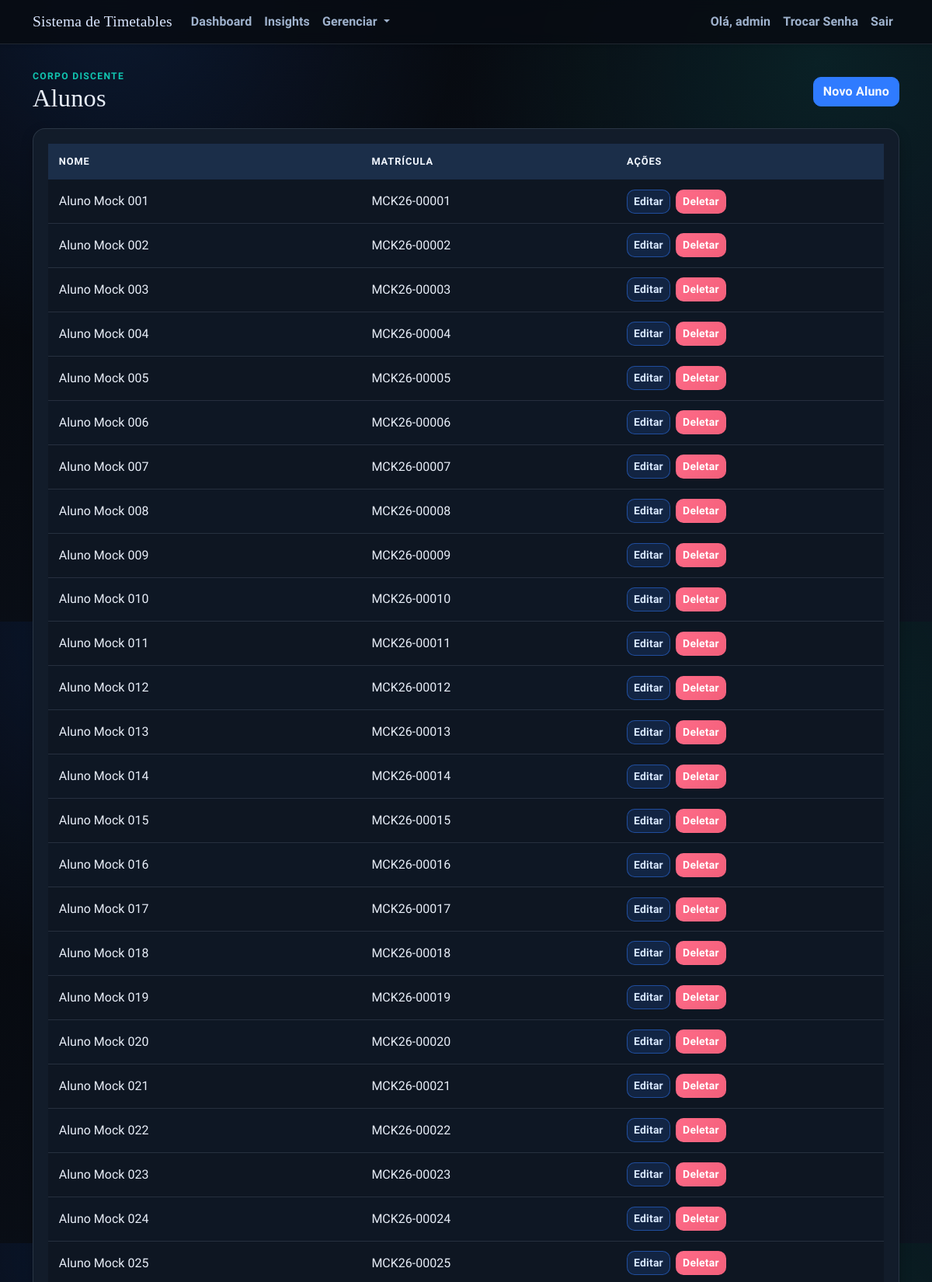
Page /alunos (signed in, upper part) on the committed database.
### app/models.py (models this page shows, shortened)
class User(UserMixin, db.Model):
    id = db.Column(db.Integer, primary_key=True)
    username = db.Column(db.String(64), unique=True, nullable=False)
    email = db.Column(db.String(120), unique=True, nullable=False)
    password_hash = db.Column(db.String(128))
    role = db.Column(db.String(20), default='professor')  # 'admin' or 'professor'
    def is_admin(self):
        return self.role == 'admin'

class Aluno(db.Model):
    id = db.Column(db.Integer, primary_key=True)
    nome = db.Column(db.String(120), nullable=False)
    matricula = db.Column(db.String(30), unique=True, nullable=False)
    created_at = db.Column(db.DateTime(timezone=True), nullable=False, default=utc_now)

### app/routes/admin.py (the view)
@bp.route("/alunos")
@login_required
@admin_required
def alunos():
    alunos = Aluno.query.order_by(Aluno.nome.asc()).all()
    delete_form = DeleteForm()
    return render_template("alunos.html", alunos=alunos, delete_form=delete_form)

### app/models.py (called while the page is built)
@login_manager.user_loader
def load_user(user_id):
    return db.session.get(User, int(user_id))

### app/routes/helpers.py (called while the page is built)
def admin_required_redirect():
    if getattr(current_user, "is_authenticated", False) and current_user.is_admin():
        return None
    flash("Acesso restrito ao administrador.", "danger")
    return redirect(url_for("main.index"))

def admin_required(view_func):
    @wraps(view_func)
    def wrapper(*args, **kwargs):
        guard = admin_required_redirect()
        if guard:
            return guard
        return view_func(*args, **kwargs)
    return wrapper

### templates/alunos.html (shortened to what this page needs)
{% extends "base.html" %}
{% block content %}
<section class="stagger-in">
  <div class="page-head">
    <div>
      <p class="eyebrow">Corpo Discente</p>
      <h1>Alunos</h1>
    </div>
    <a href="{{ url_for('main.new_aluno') }}" class="btn btn-primary">Novo Aluno</a>
  </div>
  <div class="surface table-shell">
    <div class="table-responsive">
      <table class="table">
        <thead>
          <tr>
            <th>Nome</th>
            <th>Matrícula</th>
            <th>Ações</th>
          </tr>
        </thead>
        <tbody>
          {% for aluno in alunos %}
          <tr>
            <td>{{ aluno.nome }}</td>
            <td>{{ aluno.matricula }}</td>
            <td class="actions-cell">
              <a href="{{ url_for('main.edit_aluno', id=aluno.id) }}" class="btn btn-sm btn-edit">Editar</a>
              <form
                method="POST"
                action="{{ url_for('main.delete_aluno', id=aluno.id) }}"
                class="d-inline"
                onsubmit="return confirm('Tem certeza que deseja deletar este aluno?');"
              >
                <button type="submit" class="btn btn-sm btn-danger">Deletar</button>
              </form>
            </td>
          </tr>
          {% endfor %}
        </tbody>
      </table>
    </div>
  </div>
</section>
{% endblock %}

### templates/base.html (shortened to what this page needs)
<!doctype html>
<html lang="pt-br">
  <head>
    <link
      href="https://cdn.jsdelivr.net/npm/bootstrap@5.1.3/dist/css/bootstrap.min.css"
      rel="stylesheet"
    />
    <link rel="stylesheet" href="{{ url_for('static', filename='css/styles.css') }}" />
  </head>
  <body>
    <nav class="navbar navbar-expand-lg app-nav shadow-sm">
      <div class="container">
        <a class="navbar-brand" href="{{ url_for('main.index') }}">
          Sistema de Timetables
        </a>
        {% if current_user.is_authenticated %}
        <div class="collapse navbar-collapse" id="navbarNav">
          <ul class="navbar-nav me-auto">
            {% if current_user.is_admin() %}
            <li class="nav-item">
              <a class="nav-link" href="{{ url_for('main.admin_dashboard') }}">Dashboard</a>
            </li>
            <li class="nav-item">
              <a class="nav-link" href="{{ url_for('main.admin_insights') }}">Insights</a>
            </li>
            <li class="nav-item dropdown">
              <a
                class="nav-link dropdown-toggle"
                href="#"
                id="adminDropdown"
                role="button"
                data-bs-toggle="dropdown"
                aria-expanded="false"
              >
                Gerenciar
              </a>
            </li>
            {% else %}
            <li class="nav-item">
              <a class="nav-link" href="{{ url_for('main.professor_dashboard') }}">Minhas Turmas</a>
            </li>
            {% endif %}
          </ul>
          <ul class="navbar-nav">
            <li class="nav-item">
              <span class="nav-link">Olá, {{ current_user.username }}</span>
            </li>
            <li class="nav-item">
              <a class="nav-link" href="{{ url_for('main.change_password') }}">Trocar Senha</a>
            </li>
            <li class="nav-item">
              <a class="nav-link" href="{{ url_for('main.logout') }}">Sair</a>
            </li>
          </ul>
        </div>
        {% endif %}
      </div>
    </nav>
    <main class="container app-main">
      {% block content %}{% endblock %}
    </main>
  </body>
</html>

### static/css/styles.css (style rules this page uses)
:root { --bg-1: #05070b; --bg-2: #0d1420; --surface: #121c2a; --surface-soft: #192636; --ink-1: #e8eef8; --ink-2: #9fb2cd; --line: #273954; --brand: #2f7bff; --brand-strong: #1f5fd0; --accent: #11c5b1; --accent-strong: #0d9788; --ok: #22c55e; --danger: #f25f7a; --warning: #f4b642; --radius-lg: 16px; --radius-md: 10px; --shadow-soft: 0 10px 26px rgba(0, 0, 0, 0.3); --shadow-subtle: 0 6px 16px rgba(0, 0, 0, 0.24); }
* { box-sizing: border-box; }
body { margin: 0; min-height: 100vh; font-family: "Source Sans 3", "Trebuchet MS", sans-serif; color: var(--ink-1); background: radial-gradient(circle at 12% 0%, rgba(47, 123, 255, 0.14), transparent 34%), radial-gradient(circle at 88% 10%, rgba(17, 197, 177, 0.1), transparent 36%), linear-gradient(145deg, var(--bg-1) 0%, var(--bg-2) 100%); }
body::before { content: ""; position: fixed; inset: 0; pointer-events: none; background-image: linear-gradient(rgba(255, 255, 255, 0.02) 1px, transparent 1px), linear-gradient(90deg, rgba(255, 255, 255, 0.02) 1px, transparent 1px); background-size: 42px 42px; opacity: 0.36; z-index: -1; }
h1, h2, h3, h4, h5, h6, .navbar-brand { font-family: "Bree Serif", Georgia, serif; letter-spacing: 0.2px; }
h1 { margin: 0; font-size: clamp(1.8rem, 2.7vw, 2.4rem); color: var(--ink-1); }
p, label, span, li, input, select, button { letter-spacing: 0.1px; }
.app-nav { position: relative; z-index: 1050; overflow: visible; border-bottom: 1px solid rgba(159, 178, 205, 0.16); backdrop-filter: blur(8px); background: rgba(7, 12, 19, 0.88); }
.navbar-brand { display: inline-flex; align-items: center; gap: 0; color: #dbe7ff !important; font-size: 1.22rem; }
.navbar-nav .nav-link { color: var(--ink-2) !important; font-weight: 700; border-radius: 999px; transition: background 0.2s ease, color 0.2s ease; }
.app-main { padding-top: 2rem; padding-bottom: 2.4rem; }
.page-head { display: flex; flex-wrap: wrap; align-items: center; justify-content: space-between; gap: 0.8rem; margin-bottom: 1.15rem; }
.eyebrow { margin: 0; text-transform: uppercase; font-size: 0.76rem; letter-spacing: 1.3px; color: var(--accent); font-weight: 800; }
.surface { background: var(--surface); border: 1px solid rgba(159, 178, 205, 0.16); border-radius: var(--radius-lg); box-shadow: var(--shadow-subtle); }
.form-shell, .table-shell, .section-shell { padding: 1.2rem; }
.table-shell { overflow: hidden; }
.table { margin-bottom: 0; border-collapse: separate; border-spacing: 0; }
.table thead th { background: #1b2e49; color: #f2f7ff; border: none; font-size: 0.8rem; text-transform: uppercase; letter-spacing: 0.9px; font-weight: 700; padding: 0.85rem; }
.table tbody td { border-color: rgba(159, 178, 205, 0.16); color: var(--ink-1); padding: 0.78rem 0.85rem; vertical-align: middle; background: rgba(10, 16, 25, 0.46); }
.table tbody tr:nth-child(even) td { background: rgba(13, 21, 33, 0.6); }
.btn { border-radius: 10px; font-weight: 700; letter-spacing: 0.2px; border-width: 1px; transition: background-color 0.2s ease, border-color 0.2s ease, color 0.2s ease; }
.btn-primary { color: #f3f8ff; background: var(--brand); border-color: var(--brand); }
.btn-edit { color: #d7e7ff; background: rgba(47, 123, 255, 0.15); border-color: rgba(47, 123, 255, 0.48); }
.btn-danger { background: linear-gradient(135deg, #ff6b88 0%, var(--danger) 100%); border-color: transparent; }
.actions-cell { display: flex; align-items: center; flex-wrap: wrap; gap: 0.45rem; }
.actions-cell .btn { margin: 0; }
.actions-cell form { margin: 0; }
.stagger-in { animation: riseIn 0.45s ease both; }

### rows in the picture
User: username "admin"
Aluno: nome "Aluno Mock 001", matricula "MCK26-00001"
Aluno: nome "Aluno Mock 002", matricula "MCK26-00002"
Aluno: nome "Aluno Mock 003", matricula "MCK26-00003"
Aluno: nome "Aluno Mock 004", matricula "MCK26-00004"
Aluno: nome "Aluno Mock 005", matricula "MCK26-00005"
Aluno: nome "Aluno Mock 006", matricula "MCK26-00006"
Aluno: nome "Aluno Mock 007", matricula "MCK26-00007"
Aluno: nome "Aluno Mock 008", matricula "MCK26-00008"
Aluno: nome "Aluno Mock 009", matricula "MCK26-00009"
Aluno: nome "Aluno Mock 010", matricula "MCK26-00010"
Aluno: nome "Aluno Mock 011", matricula "MCK26-00011"
Aluno: nome "Aluno Mock 012", matricula "MCK26-00012"
Aluno: nome "Aluno Mock 013", matricula "MCK26-00013"
Aluno: nome "Aluno Mock 014", matricula "MCK26-00014"
Aluno: nome "Aluno Mock 015", matricula "MCK26-00015"
Aluno: nome "Aluno Mock 016", matricula "MCK26-00016"
Aluno: nome "Aluno Mock 017", matricula "MCK26-00017"
Aluno: nome "Aluno Mock 018", matricula "MCK26-00018"
Aluno: nome "Aluno Mock 019", matricula "MCK26-00019"
Aluno: nome "Aluno Mock 020", matricula "MCK26-00020"
Aluno: nome "Aluno Mock 021", matricula "MCK26-00021"
Aluno: nome "Aluno Mock 022", matricula "MCK26-00022"
Aluno: nome "Aluno Mock 023", matricula "MCK26-00023"
Aluno: nome "Aluno Mock 024", matricula "MCK26-00024"
Aluno: nome "Aluno Mock 025", matricula "MCK26-00025"
